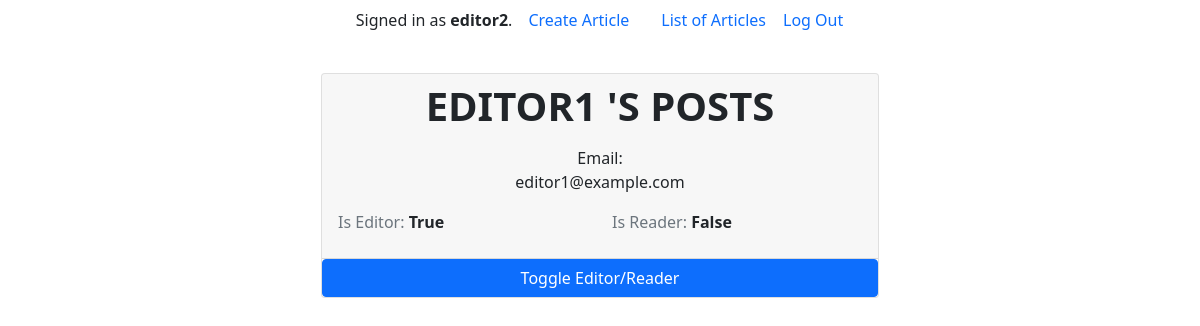
Page /management/users/1/ (signed in) on the committed database.
### news/models.py (models this page shows)
class User(AbstractUser):
    is_editor = models.BooleanField(default=False)
    is_reader = models.BooleanField(default=True)
    groups = models.ManyToManyField(
        Group,
        related_name='news_user_set',  # Add this line
        blank=True,
        help_text='The groups this user belongs to.',
        verbose_name='groups',
    )
    user_permissions = models.ManyToManyField(
        Permission,
        related_name='news_user_permissions_set',  # Add this line
        blank=True,
        help_text='Specific permissions for this user.',
        verbose_name='user permissions',
    )

### user_management/views.py (the view)
# urls.py: path('users/<int:user_id>/', views.user_detail, name='user_detail'),
@login_required(login_url=reverse_lazy('management:login'))
def user_detail(request, user_id):
    user = get_object_or_404(User, id=user_id)
    if request.method == 'POST':
        user.is_editor = not user.is_editor
        user.is_reader = not user.is_reader
        user.save()
        return redirect('management:user_detail', user_id=user.id)
    return render(request, 'user_management/user_detail.html', {'user': user})

### user_management/templates/user_management/user_detail.html (shortened to what this page needs)
{% extends "user_management/layout.html" %}
{% load static %}
{% block body %}
  <div class="card w-50">
    <div class="card-header">
      <h1 class="text-center text-uppercase">
        <p class="fw-bold" onclick="getUserArticles({{ user.id }})">
          {{ user.username }} <span class="d-inline">'s Posts</span>
        </p>
      </h1>
      <p class="text-center d-flex flex-column">Email:
        <span >
          {{ user.email }}
        </span>
      </p>
      <div class="row">
        <div class="col-6">
          <p class="text-secondary">Is Editor:
            <span class="fw-bold text-dark">
              {{ user.is_editor }}
            </span>
          </p>
        </div>
        <div class="col-6">
          <p class="text-secondary">Is Reader:
            <span class="fw-bold text-dark">
              {{ user.is_reader }}
            </span>
          </p>
        </div>
      </div>
    </div>
    <form method="post">
      <button type="submit" class="btn btn-primary w-100">Toggle Editor/Reader</button>
    </form>
  </div>
{% endblock %}

### user_management/templates/user_management/layout.html (shortened to what this page needs)
{% load static %}
<!DOCTYPE html>
<html lang="en">
    <head>
        <link href="https://cdn.jsdelivr.net/npm/bootstrap@5.0.2/dist/css/bootstrap.min.css" rel="stylesheet">
        <link rel="stylesheet" href="https://cdn.jsdelivr.net/npm/bootstrap-icons@1.11.3/font/bootstrap-icons.min.css">
        <link rel="stylesheet" href="{% static 'user_management/styles.css' %}">
    </head>
    <body>
        <div class="container min-vh-100 d-flex align-items-center flex-column">
            <ul class="nav">
                <li class="nav-item my-auto">
                    {% if request.user.is_authenticated %}
                        Signed in as <strong>{{ request.user.username }}</strong>.
                    {% else %}
                        Not signed in.
                    {% endif %}
                </li>
                {% if request.user.is_authenticated %}
                    {% if request.user.is_superuser %}
                        <li class="nav-item my-auto">
                            <a class="nav-link" href="{% url 'management:user_list' %}">User List</a>
                        </li>
                        <li class="nav-item my-auto">
                            <a class="nav-link" href="{% url 'management:user_create' %}">Create User</a>
                        </li>
                    {% elif request.user.is_editor %}
                        <li class="nav-item my-auto">
                            <a class="nav-link" href="{% url 'news:article_create' %}">Create Article</a>
                        </li>
                        <li class="nav-item my-auto">
                            <a class="nav-link" href="/">List of Articles</a>
                        </li>
                    {% endif %}
                    <li class="nav-item my-auto">
                        <form method="post" action="{% url 'management:logout' %}">
                            <button type="submit" class="btn btn-link nav-link" style="padding: 0;">Log Out</button>
                        </form>
                    </li>
            {% endif %}
            </ul>
            {% block body %}
            {% endblock %}
        </div>
    </body>
</html>

### rows in the picture
User: user.username "editor2"
User: username "EDITOR1", email "editor1@example.com", is_editor "True", is_reader "False"
